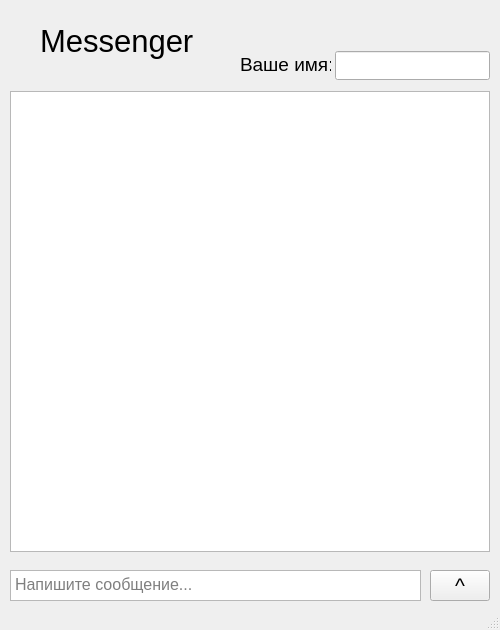
<?xml version="1.0" encoding="UTF-8"?>
<ui version="4.0">
 <class>MainWindow</class>
 <widget class="QMainWindow" name="MainWindow">
  <property name="geometry">
   <rect>
    <x>0</x>
    <y>0</y>
    <width>500</width>
    <height>630</height>
   </rect>
  </property>
  <property name="windowTitle">
   <string>Messenger</string>
  </property>
  <property name="locale">
   <locale language="Russian" country="Russia"/>
  </property>
  <widget class="QWidget" name="centralwidget">
   <widget class="QLabel" name="label">
    <property name="geometry">
     <rect>
      <x>40</x>
      <y>20</y>
      <width>171</width>
      <height>41</height>
     </rect>
    </property>
    <property name="font">
     <font>
      <family>Segoe UI</family>
      <pointsize>23</pointsize>
      <weight>50</weight>
      <italic>false</italic>
      <bold>false</bold>
      <underline>false</underline>
      <strikeout>false</strikeout>
      <kerning>true</kerning>
     </font>
    </property>
    <property name="text">
     <string>Messenger</string>
    </property>
   </widget>
   <widget class="QTextEdit" name="textEdit">
    <property name="geometry">
     <rect>
      <x>10</x>
      <y>570</y>
      <width>411</width>
      <height>31</height>
     </rect>
    </property>
    <property name="font">
     <font>
      <family>Segoe UI</family>
      <pointsize>12</pointsize>
     </font>
    </property>
    <property name="html">
     <string>&lt;!DOCTYPE HTML PUBLIC &quot;-//W3C//DTD HTML 4.0//EN&quot; &quot;http://www.w3.org/TR/REC-html40/strict.dtd&quot;&gt;
&lt;html&gt;&lt;head&gt;&lt;meta name=&quot;qrichtext&quot; content=&quot;1&quot; /&gt;&lt;style type=&quot;text/css&quot;&gt;
p, li { white-space: pre-wrap; }
&lt;/style&gt;&lt;/head&gt;&lt;body style=&quot; font-family:'Segoe UI'; font-size:12pt; font-weight:400; font-style:normal;&quot;&gt;
&lt;p style=&quot;-qt-paragraph-type:empty; margin-top:0px; margin-bottom:0px; margin-left:0px; margin-right:0px; -qt-block-indent:0; text-indent:0px;&quot;&gt;&lt;br /&gt;&lt;/p&gt;&lt;/body&gt;&lt;/html&gt;</string>
    </property>
    <property name="placeholderText">
     <string>Напишите сообщение...</string>
    </property>
   </widget>
   <widget class="QPushButton" name="pushButton">
    <property name="geometry">
     <rect>
      <x>430</x>
      <y>570</y>
      <width>60</width>
      <height>31</height>
     </rect>
    </property>
    <property name="font">
     <font>
      <family>Segoe UI</family>
      <pointsize>16</pointsize>
      <weight>50</weight>
      <italic>false</italic>
      <bold>false</bold>
     </font>
    </property>
    <property name="text">
     <string>^</string>
    </property>
    <property name="autoDefault">
     <bool>true</bool>
    </property>
    <property name="default">
     <bool>false</bool>
    </property>
   </widget>
   <widget class="QTextBrowser" name="textBrowser">
    <property name="geometry">
     <rect>
      <x>10</x>
      <y>91</y>
      <width>480</width>
      <height>461</height>
     </rect>
    </property>
    <property name="font">
     <font>
      <family>Segoe UI</family>
      <pointsize>12</pointsize>
     </font>
    </property>
   </widget>
   <widget class="QLineEdit" name="lineEdit">
    <property name="geometry">
     <rect>
      <x>335</x>
      <y>51</y>
      <width>155</width>
      <height>29</height>
     </rect>
    </property>
    <property name="font">
     <font>
      <family>Segoe UI</family>
      <pointsize>12</pointsize>
     </font>
    </property>
    <property name="text">
     <string/>
    </property>
   </widget>
   <widget class="QLabel" name="label_2">
    <property name="geometry">
     <rect>
      <x>240</x>
      <y>50</y>
      <width>91</width>
      <height>29</height>
     </rect>
    </property>
    <property name="font">
     <font>
      <family>Segoe UI</family>
      <pointsize>14</pointsize>
      <weight>50</weight>
      <italic>false</italic>
      <bold>false</bold>
     </font>
    </property>
    <property name="autoFillBackground">
     <bool>false</bool>
    </property>
    <property name="text">
     <string>Ваше имя: </string>
    </property>
   </widget>
  </widget>
  <widget class="QStatusBar" name="statusbar"/>
 </widget>
 <resources/>
 <connections/>
</ui>
